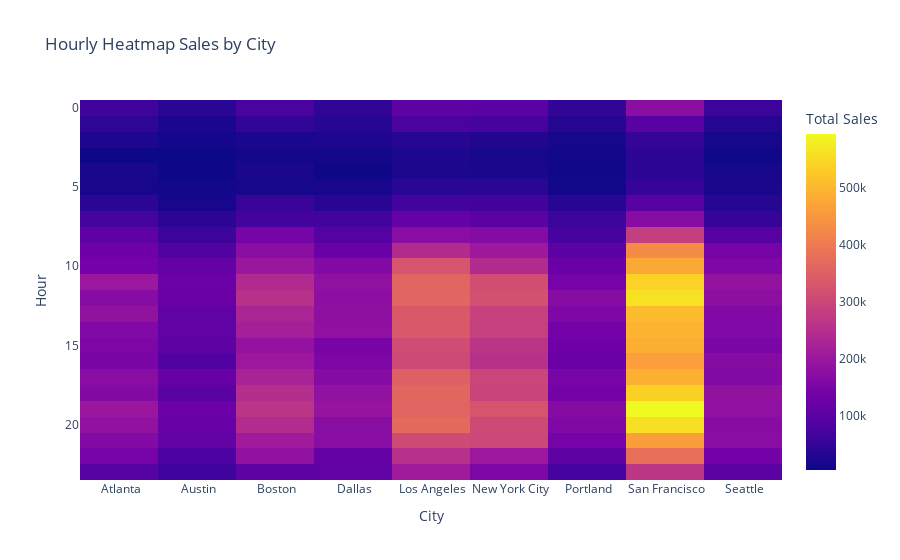

The cell this chart's notebook holds for it:
### Code cell
fig = px.imshow(pivot, x = pivot.columns, y= pivot.index, title = 'Hourly Heatmap Sales by City',labels = dict(x='City',y='Hour', color = 'Total Sales'))
fig

### Figure 1 — Plotly figure (JSON) as saved in the notebook; plotly's stock layout.template omitted (floating-point values rounded to 4 significant figures; data arrays with more than 128 entries replaced by an {"elided": "..."} marker saying what was removed)
{"data": [{"coloraxis": "coloraxis", "hovertemplate": "City: %{x}<br>Hour: %{y}<br>Total Sales: %{z}<extra></extra>", "name": "0", "type": "heatmap", "x": [" Atlanta", " Austin", " Boston", " Dallas", " Los Angeles", " New York City", " Portland", " San Francisco", " Seattle"], "xaxis": "x", "y": [0, 1, 2, 3, 4, 5, 6, 7, 8, 9, 10, 11, 12, 13, 14, 15, 16, 17, 18, 19, 20, 21, 22, 23], "yaxis": "y", "z": {"elided": "24x9 float values"}}], "layout": {"coloraxis": {"colorbar": {"title": {"text": "Total Sales"}}, "colorscale": [[0, "#0d0887"], [0.1111, "#46039f"], [0.2222, "#7201a8"], [0.3333, "#9c179e"], [0.4444, "#bd3786"], [0.5556, "#d8576b"], [0.6667, "#ed7953"], [0.7778, "#fb9f3a"], [0.8889, "#fdca26"], [1, "#f0f921"]]}, "title": {"text": "Hourly Heatmap Sales by City"}, "xaxis": {"anchor": "y", "constrain": "domain", "domain": [0, 1], "scaleanchor": "y", "title": {"text": "City"}}, "yaxis": {"anchor": "x", "autorange": "reversed", "constrain": "domain", "domain": [0, 1], "title": {"text": "Hour"}}}}
